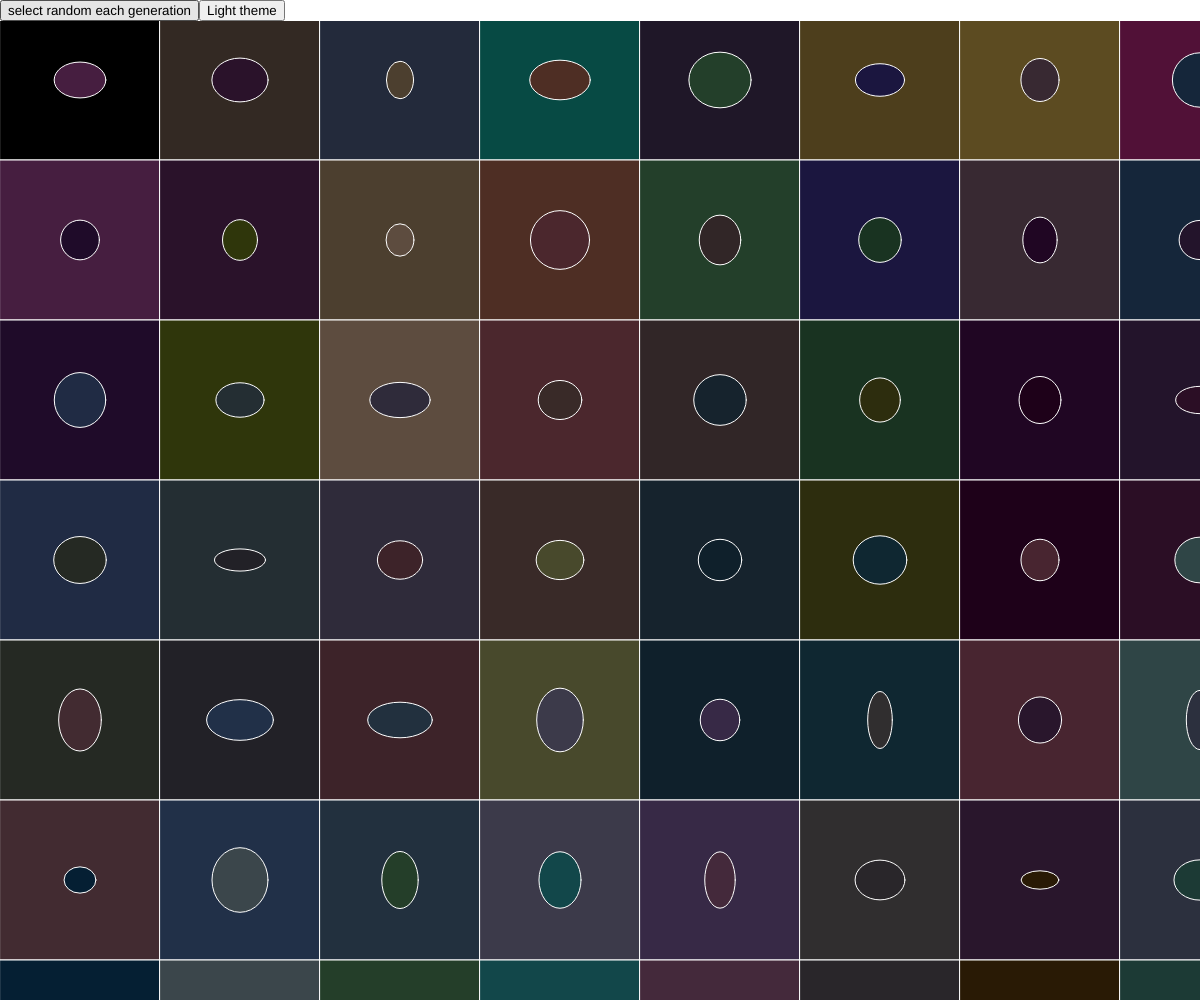
Frame 1 (no input)
Frame 60 (no input): identical to frame 1, image omitted
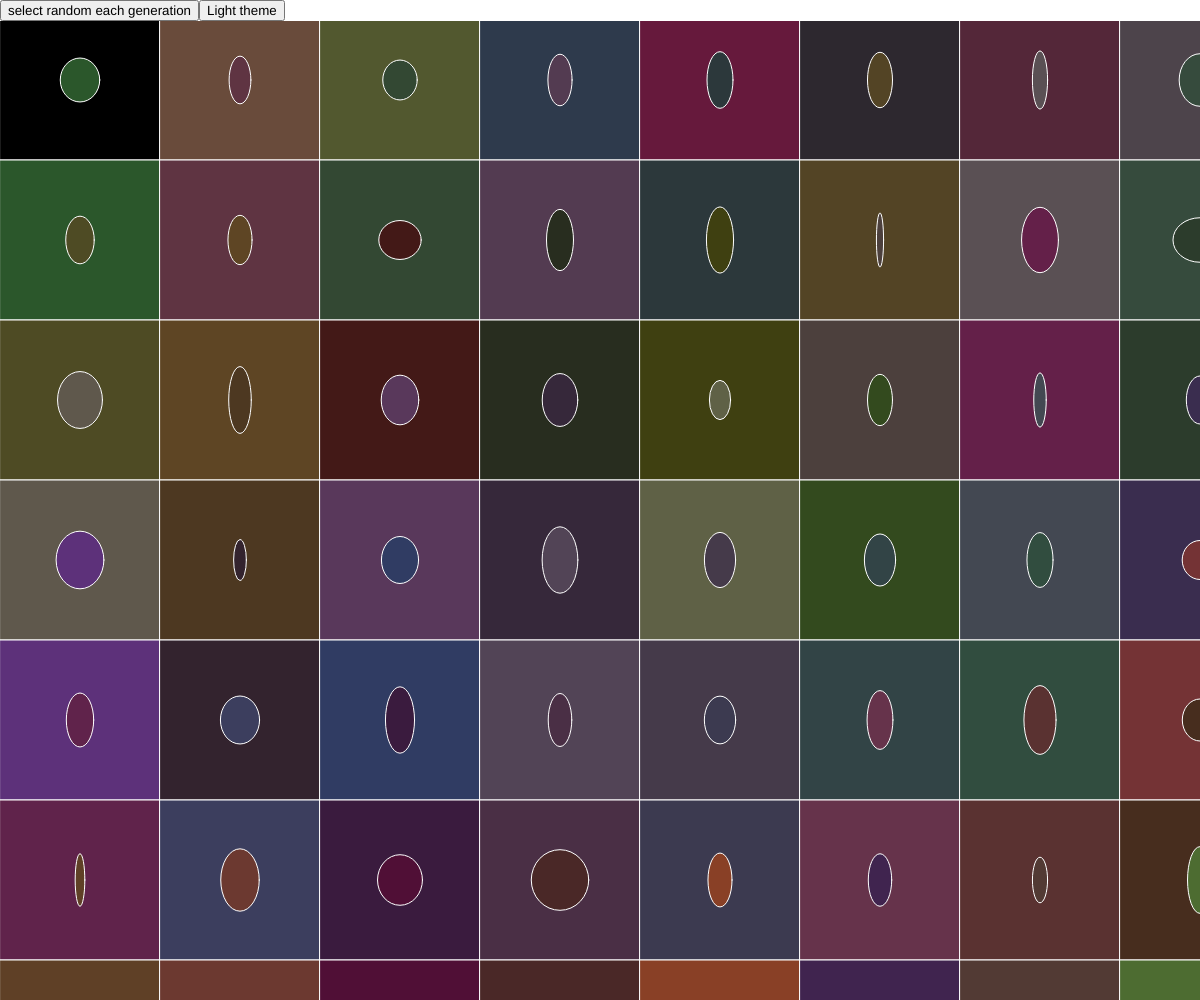
Frame 120 (the mouse pressed at the canvas centre since frame 60)

The p5.js sketch that drew these frames (run headless with seeded random() and noise() and a simulated clock; from frame 60 on, the mouse is pressed at the canvas centre):

// p5.js sketch
// ── sketch.js
//main file

var block_size = 160;
let width_count;
let height_count;
var watches;

var x_cap = 360;
var y_cap = 360;
var z_cap = 360;
var u_cap = 360;
var v_cap = 360;
var col_cap = 254;

var mutation_rate = 0.05;

var rand_running = false;
var color_mode = "black";
var alt_color_mode = "white";



function start_random(){
  if (rand_running == true){
    frameRate(60);
    rand_running = false;
  }
  else{
    frameRate(10);
    rand_running = true;
  }
}

function flip_color_mode(){
  if (color_mode == "black"){
    // color_mode_button.style('value',"Dark theme");
    color_mode = "light";
    fill(color_mode);
    stroke('white');

  }
  else{
    // color_mode_button.style('value', "Light theme");
    color_mode = "black";
    fill(color_mode);
    stroke('black');
  }
}



function create_watches(x_rows,y_rows){
  watches = new Array(x_rows)
  for (let i=0; i<x_rows; i++){
    watches[i] = new Array(y_rows);
  }
  fill_watches([45,45,45,45,45,150,150,150]);
}

function fill_watches(m_lst){
  for (let i=0; i<watches.length; i++){
    for (let j=0; j<watches[0].length; j++){
      // filler = map(random(0,1),0,1,-5,5);
      watches[i][j] = new watch(i,j,m_lst);
      // console.log(filler);
    }
  }
}


function reportsize() {
  // resizeCanvas(windowWidth, windowHeight);
  // background('black');
  init();
}

window.addEventListener('resize',reportsize);

function mousePressed(){
  if (!rand_running){
    for (let i=0; i<watches.length ; i++){
      for (let j=0; j<watches[0].length; j++){
        rect(i*block_size,j*block_size,block_size);
        watches[i][j].selected();
      }
    }
  }
}

function selection(the_watch){
  the_mag = the_watch.mag_lst;
  fill_watches(the_mag);
}

function init(){
  ww = window.innerWidth;
  wh = window.innerHeight;
  canvas = createCanvas(ww,wh);
  background('black');
  canvas.position(0,0);
  canvas.style('z-index','-1');

  width_count = round(ww/block_size) + 2;
  height_count = round(wh/block_size) + 2;
  create_watches(width_count,height_count);


}

function setup(){
  var select_random = createButton("select random each generation");
  select_random.mousePressed(start_random);

  var color_mode_button = createButton("Light theme");
  color_mode_button.mousePressed(flip_color_mode);
  init();
  frameRate(30);
}

function draw(){
  if (rand_running == true){
    selection(watches[round(random(0, watches.length-1))][round(random(0,watches[0].length-1))])
  }
  if (color_mode == "black"){
    fill(color_mode);
    stroke('white');

  }
  else{
    fill(color_mode);
    stroke('black');
  }
  for (let i=0; i<watches.length ; i++){
    for (let j=0; j<watches[0].length; j++){
        // fill(color_mode);
        // stroke('white');
      rect(i*block_size,j*block_size,block_size);
      // stroke(watches[i][j].mag_lst[-3],watches[i][j].mag_lst[-2],watches[i][j].mag_lst[-1]);
      watches[i][j].show();
    }
  }
    // circle(mouseX,mouseY,20);
}

// ── polymorph.js
function polymorph(){
  ang_lst = [45,30,100,90,40];
  this.root = new branch(createVector(80,160),createVector(80,80));
  this.branches = [this.root.brancher(ang_lst[-1]),this.root.brancher(-ang_lst[-1])];
  for (let i=0; i<4; i++){
    for (let j=this.branches.length-1; j>=0; j--){
      if (!this.branches[j].finished){
        this.branches.push(this.branches[j].brancher(ang_lst[i]));
        this.branches.push(this.branches[j].brancher(-ang_lst[i]));
      }
      this.branches[j].finished = true;
    }
  }

}

polymorph.prototype.show = function(){
  for (var i=0; i<this.branches.length; i++){
    this.branches[i].show();
  }
}


function branch(begin,end,ratio){
  this.begin = begin;
  this.end = end;
  this.ratio = ratio
  // this.depth = depth;
  this.finished = false;

  this.show = function(){
    line(this.begin.x,this.begin.y,this.end.x,this.end.y);
  }

  this.brancher = function(ang){
      var dir = p5.Vector.sub(this.end, this.begin);
      dir.rotate(ang);
      dir.mult(this.ratio);
      var new_end = p5.Vector.add(this.end,dir);

      var r = new branch(this.end,new_end,this.ratio);
      return r;
  }

  // this.branchb = function(){
  //     var dir = p5.Vector.sub(this.end, this.begin);
  //     dir.rotate(-ang);
  //     var new_end = p5.Vector.add(this.end,dir*0.5);
  //
  //     var l = new branch(this.end,new_end);
  //     return l;
  // }
}

// ── style.css
.toolbar{
  width: 100px;
  height: 200px;
  background: "white";
  position: fixed;
  z-index: 10;
}

#content{
  z-index: -1;
}

// ── watch.js
function watch(x_count,y_count,mag_lst){
  // this.randomness = randomness;
  this.mag_x = mag_lst[0];
  this.mag_y = mag_lst[1];
  this.col_r = mag_lst[2];
  this.col_g = mag_lst[3];
  this.col_b = mag_lst[4];
  this.x_position = x_count * block_size;
  this.y_position = y_count * block_size;
  this.center_x = this.x_position + block_size/2;
  this.center_y = this.y_position + block_size/2;

  this.x_mixval = this.mag_x + this.rander();
  this.y_mixval = this.mag_y + this.rander();
  this.col_r_mixval = this.col_r + this.rander()*2;
  this.col_g_mixval = this.col_g + this.rander()*2;
  this.col_b_mixval = this.col_b + this.rander()*2;

  this.x_val = ((this.x_mixval < x_cap) && (this.x_mixval > 0)) ? this.x_mixval : ((this.x_mixval > x_cap) ? x_cap : 0 );
  this.y_val = ((this.y_mixval < y_cap) && (this.y_mixval > 0)) ? this.y_mixval : ((this.y_mixval > x_cap) ? y_cap : 0 );
  this.col_r_val = ((this.col_r_mixval < col_cap) && (this.col_r_mixval > 0)) ? this.col_r_mixval : ((this.col_r_mixval > col_cap) ? col_cap : 10 );
  this.col_g_val = ((this.col_g_mixval < col_cap) && (this.col_g_mixval > 0)) ? this.col_g_mixval : ((this.col_g_mixval > col_cap) ? col_cap : 10 );
  this.col_b_val = ((this.col_b_mixval < col_cap) && (this.col_b_mixval > 0)) ? this.col_b_mixval : ((this.col_b_mixval > col_cap) ? col_cap : 10 );
  this.mag_lst = [ this.x_val , this.y_val , this.col_r_val, this.col_g_val, this.col_b_val];
}

watch.prototype.rander = function(){
    return randomGaussian(0,10);
}

watch.prototype.show = function(){
  fill(this.mag_lst[2],this.mag_lst[3],this.mag_lst[4]);
  ellipse(this.center_x,this.center_y,this.mag_lst[0],this.mag_lst[1]);
}

watch.prototype.selected = function(){
  m_distance = dist(mouseX,mouseY,this.center_x,this.center_y);
  if (m_distance < block_size){
    selection(this);
  }
}
